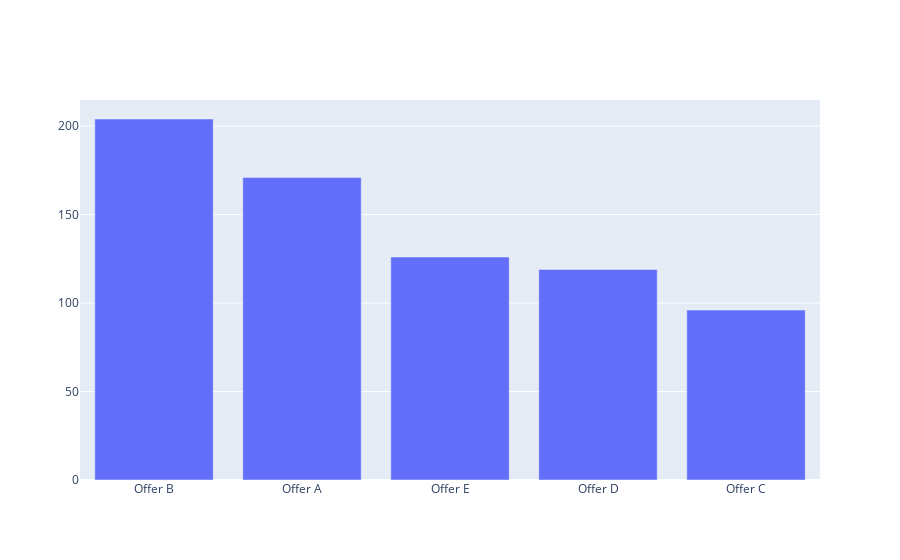

Notebook code cell kept with this figure:
### Code cell
fig = go.Figure([go.Bar(x= df1_off.index, y=df1_off.values)])
fig.show()

### Figure 1 — Plotly figure (JSON) as saved in the notebook; plotly's stock layout.template omitted (floating-point values rounded to 4 significant figures)
{"data": [{"type": "bar", "x": ["Offer B", "Offer A", "Offer E", "Offer D", "Offer C"], "y": [204, 171, 126, 119, 96]}], "layout": {}}
